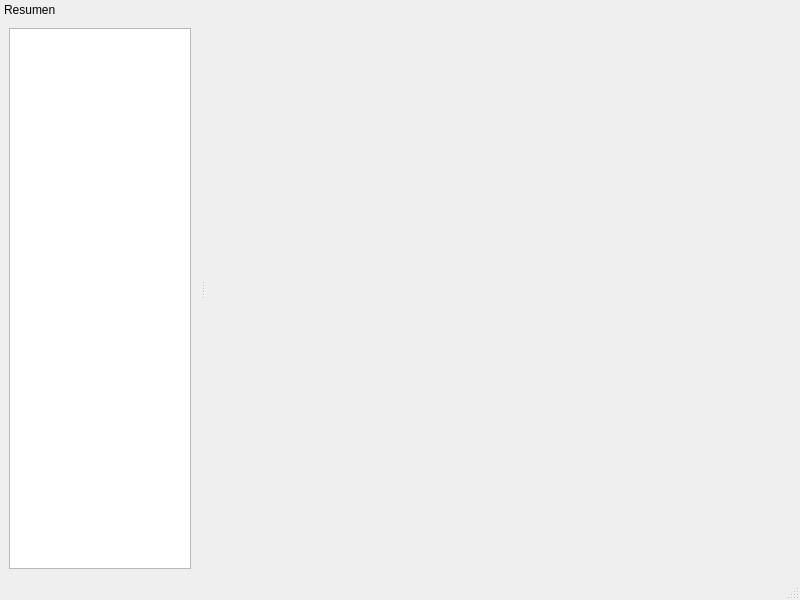
<?xml version="1.0" encoding="UTF-8"?>
<ui version="4.0">
 <class>MainWindow</class>
 <widget class="QMainWindow" name="MainWindow">
  <property name="geometry">
   <rect>
    <x>0</x>
    <y>0</y>
    <width>800</width>
    <height>600</height>
   </rect>
  </property>
  <property name="windowTitle">
   <string>MainWindow</string>
  </property>
  <property name="windowIcon">
   <iconset resource="qapuntes2.qrc">
    <normaloff>:/images/icons/appicon.png</normaloff>:/images/icons/appicon.png</iconset>
  </property>
  <widget class="QWidget" name="centralwidget"/>
  <widget class="QMenuBar" name="menubar">
   <property name="geometry">
    <rect>
     <x>0</x>
     <y>0</y>
     <width>800</width>
     <height>22</height>
    </rect>
   </property>
  </widget>
  <widget class="QStatusBar" name="statusbar"/>
  <widget class="QDockWidget" name="dockWidget">
   <property name="maximumSize">
    <size>
     <width>200</width>
     <height>524287</height>
    </size>
   </property>
   <property name="features">
    <set>QDockWidget::NoDockWidgetFeatures</set>
   </property>
   <property name="allowedAreas">
    <set>Qt::LeftDockWidgetArea</set>
   </property>
   <property name="windowTitle">
    <string>Resumen</string>
   </property>
   <attribute name="dockWidgetArea">
    <number>1</number>
   </attribute>
   <widget class="QWidget" name="dockWidgetContents">
    <layout class="QVBoxLayout" name="verticalLayout">
     <item>
      <widget class="QTreeWidget" name="treeWidget">
       <property name="frameShape">
        <enum>QFrame::StyledPanel</enum>
       </property>
       <property name="frameShadow">
        <enum>QFrame::Sunken</enum>
       </property>
       <attribute name="headerVisible">
        <bool>false</bool>
       </attribute>
       <column>
        <property name="text">
         <string>Principal</string>
        </property>
       </column>
      </widget>
     </item>
    </layout>
   </widget>
  </widget>
 </widget>
 <resources>
  <include location="qapuntes2.qrc"/>
 </resources>
 <connections/>
</ui>
